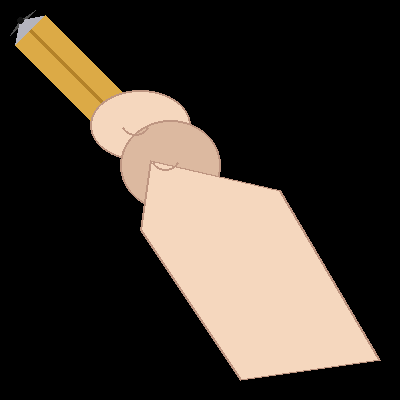
#> input picture assets/hand_pen.png, 400 x 400 px
$ python -i sketch_animator.py   (imports and definitions only)
#> lines starting #> are read from the running program, lines starting #| are printed output that depends on the picture; after the words box and inside, x2 and y2 are one past the last pixel; in counts of white or black regions, pixels touching at a corner belong together
#> further down, picture is the input picture: shape (400, 400, 3); mean B, G, R 46.4, 55.1, 64
"""
DrawStory AI - Sketch & Color Animator
Module tạo hiệu ứng bàn tay vẽ nét phác thảo sau đó tô màu nước sống động (Sketch & Watercolor Reveal)
kết hợp chèn phụ đề tiếng Việt phong cách video ngắn (Shorts / Reels / TikTok).
"""

import os
import sys
# [5 lines not run here, left out]
import math
import cv2
import numpy as np
from PIL import Image, ImageDraw, ImageFont
from typing import Tuple, List, Optional

# [149 lines left out: functions overlay_alpha_image, split_into_timed_subtitles, draw_dynamic_subtitle, not called in this run]

def extract_sketch_points_and_color(
    img_bgr: np.ndarray,
    target_size: Tuple[int, int] = (1080, 1920)
):
    """
    Tiền xử lý ảnh, phóng to và căn chỉnh tranh vẽ cân đối ở trung tâm thị giác của video 9:16,
    trích xuất đường nét và chuẩn bị canvas màu hoàn chỉnh.
    """
#> called with target_size = (1080, 1920)
    target_w, target_h = target_size
    h, w = img_bgr.shape[:2]
#> h = 400; w = 400

    # Phóng to tranh vẽ chiếm tới 90% bề ngang hoặc 68% chiều cao màn hình (tối ưu thị giác Shorts dọc 9:16)
    scale = min((target_w * 0.90) / w, (target_h * 0.68) / h)
#> scale = 2.43
    new_w, new_h = int(w * scale), int(h * scale)
#> new_w = 972; new_h = 972
    resized_color = cv2.resize(img_bgr, (new_w, new_h), interpolation=cv2.INTER_AREA)

    offset_x = (target_w - new_w) // 2
#> offset_x = 54
    # Căn trung tâm thị giác của bức tranh ở 44% chiều cao màn hình (cân đối, không bị đẩy lên quá cao)
    visual_center_y = int(target_h * 0.44)
    offset_y = max(int(target_h * 0.08), visual_center_y - (new_h // 2))
#> offset_y = 358

    # Tạo canvas màu đầy đủ đặt trên nền trắng tinh tế
    color_canvas = np.ones((target_h, target_w, 3), dtype=np.uint8) * 255
    color_canvas[offset_y:offset_y + new_h, offset_x:offset_x + new_w] = resized_color
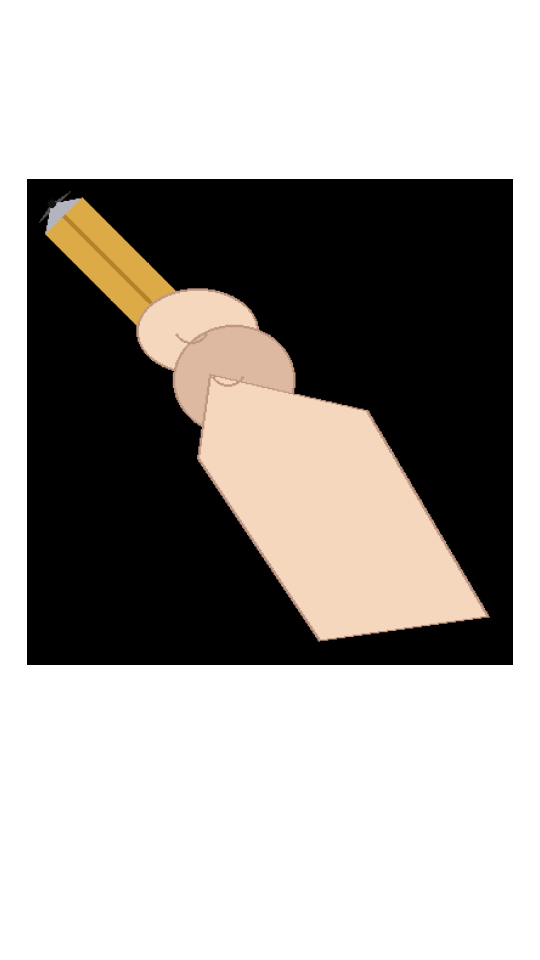
#> color_canvas: shape (1920, 1080, 3) (shown at 1/2 size); mean B, G, R 160, 163.9, 168

    # Chuyển grayscale & phát hiện nét
    gray = cv2.cvtColor(resized_color, cv2.COLOR_BGR2GRAY)
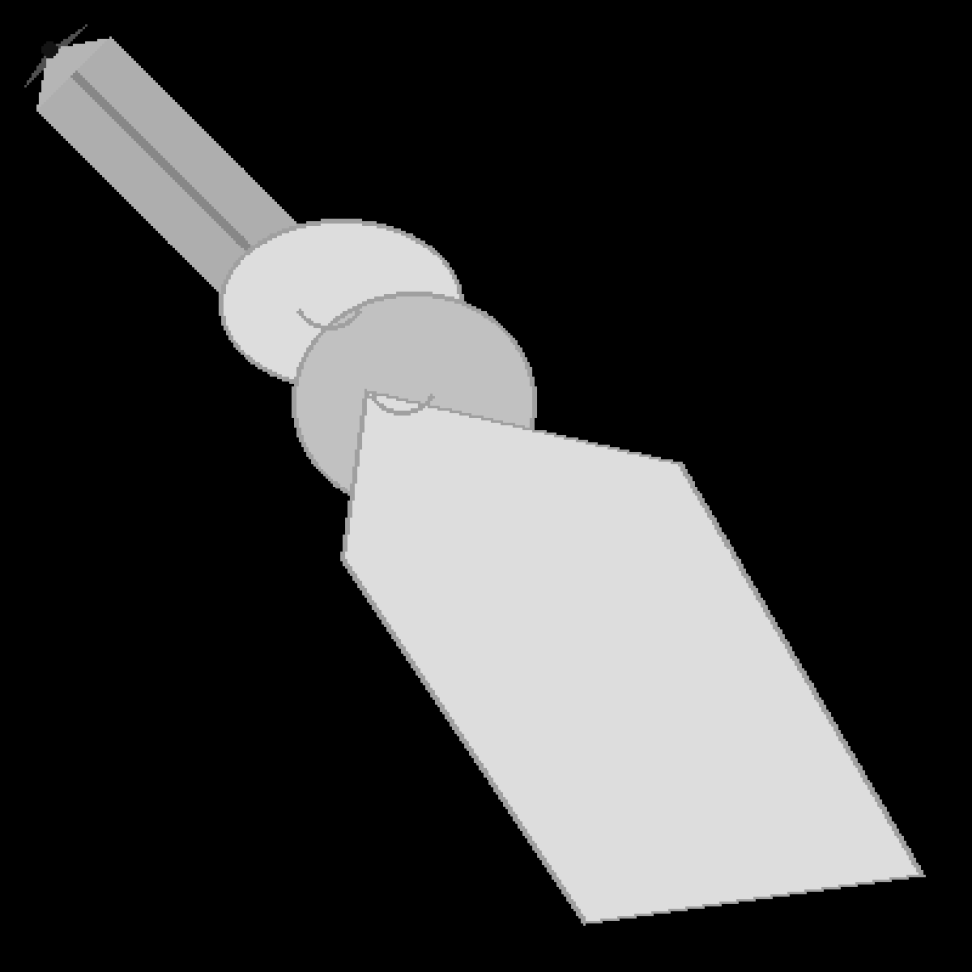
#> gray: shape (972, 972); min 0, max 221, mean 56.8
    blur = cv2.GaussianBlur(gray, (3, 3), 0)
    edges = cv2.Canny(blur, 50, 140)
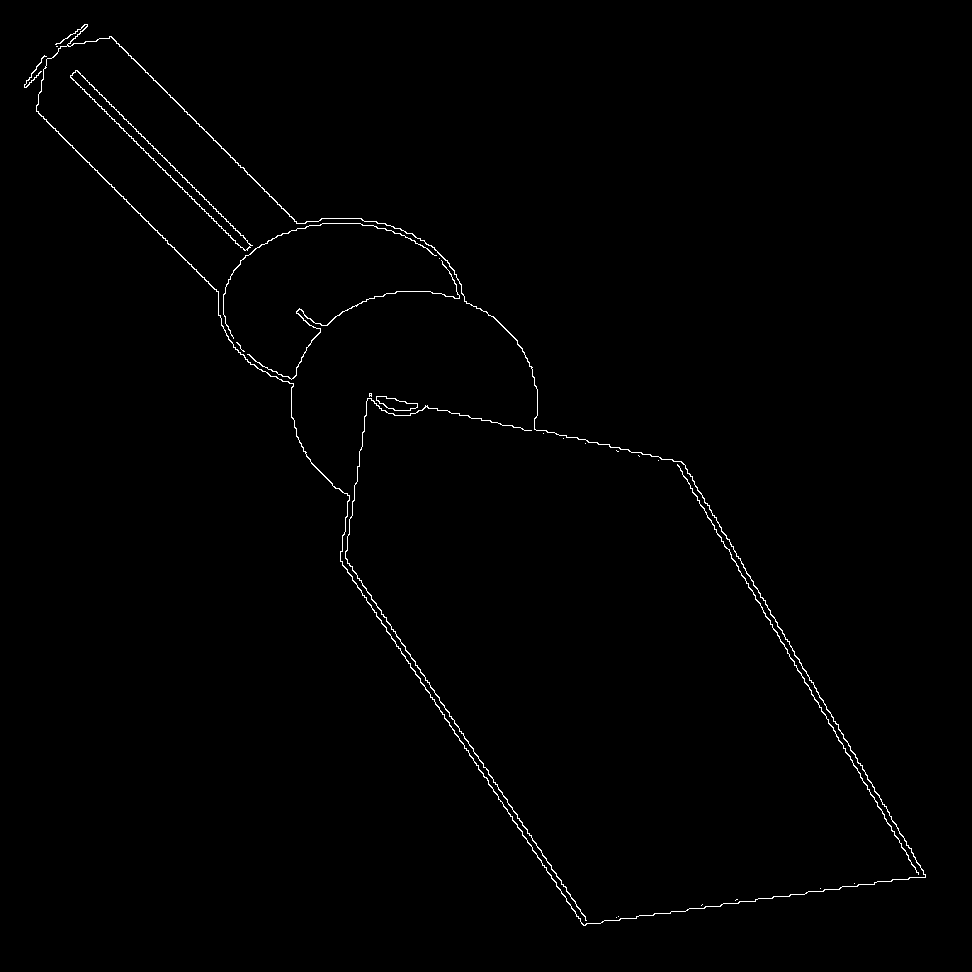
#> edges: shape (972, 972); 0.72% white in thin lines or dots, all inside (x1, y1, x2, y2) = (24, 24, 926, 926)

    contours, _ = cv2.findContours(edges, cv2.RETR_LIST, cv2.CHAIN_APPROX_NONE)
#> contours = 28 contours, 17 with area under 20; largest, box (x1, y1, x2, y2) and area: (36, 24, 926, 926) 256104, (36, 36, 926, 926) 255131, (70, 70, 253, 251) 2268, (70, 70, 251, 251) 2054, (376, 396, 418, 411) 330
    contours = sorted(contours, key=lambda c: cv2.arcLength(c, False), reverse=True)

    points_with_color = []
    for c in contours:
        for pt in c:
            lx, ly = int(pt[0][0]), int(pt[0][1])
            gx, gy = lx + offset_x, ly + offset_y
            # Lấy màu gốc của pixel nhưng tăng độ tương phản để nét vẽ sắc sảo
            orig_color = resized_color[ly, lx].astype(np.float32)
            ink_color = (orig_color * 0.55).astype(np.uint8) # Làm đậm 45% để tạo nét bút rõ nét
            points_with_color.append(((gx, gy), tuple(int(v) for v in ink_color)))
#> this loop made 28 passes
#> c on passes 14 to 25: [[369, 394], [370, 393], [371, 394], [370, 395]], [[736, 899], [735, 900], [736, 899], [737, 899]], [[616, 450], [617, 451], [618, 451], [617, 451]], [[702, 904], [701, 905]], [[638, 455], [639, 456]], [[56, 46], [57, 46]], [[616, 917]], [[618, 916]], [[820, 888]], [[854, 883]], [[658, 460]], [[585, 443]]
#> after the loop, points_with_color = 9923 items

    return resized_color, points_with_color, color_canvas, (offset_x, offset_y, new_w, new_h)

# [129 lines left out: function generate_sketch_video, not called in this run]

>>> import cv2
>>> picture = cv2.imread('../assets/hand_pen.png')
>>> result = extract_sketch_points_and_color(picture)
